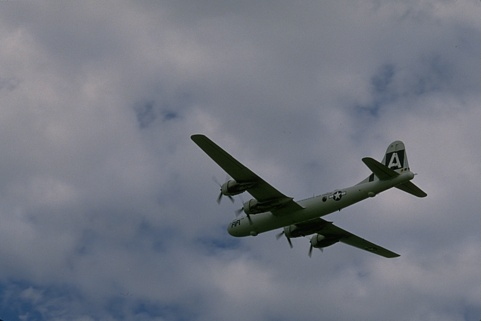
#> input picture 3096.jpg, 481 x 321 px
$ python phash.py
#> lines starting #> are read from the running program, lines starting #| are printed output that depends on the picture
#> further down, img is the input picture: shape (321, 481, 3); mean B, G, R 129.2, 118.4, 113.8
import cv2
import numpy as np
import phash
import os
import csv

def get_pHash(img):


    img_gray = cv2.cvtColor(img,cv2.COLOR_BGR2GRAY)
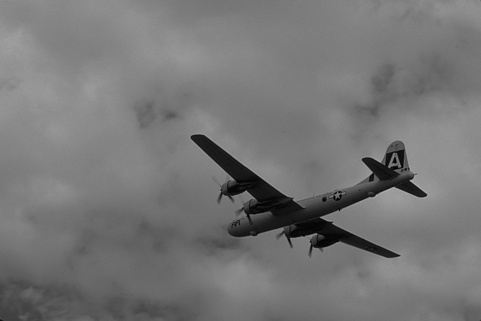
#> img_gray: shape (321, 481); min 1, max 177, mean 118.3
    img_resize = cv2.resize(img_gray,(32,32),interpolation=cv2.INTER_CUBIC)
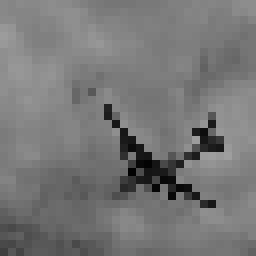
#> img_resize: shape (32, 32) (shown 8 times larger); min 0, max 158, mean 118.4


    h,w = img_resize.shape[:2]
#> h = 32; w = 32
    img_float = np.zeros((h,w),np.float32)
    img_float[:h,:w] = img_resize
    img_dct = cv2.dct(cv2.dct(img_float))
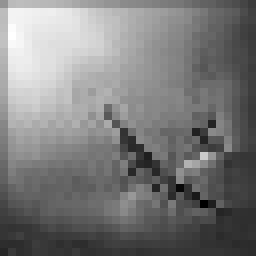
#> img_dct: shape (32, 32) float32 (shown 8 times larger); min -68.76, max 274.7, mean 96.8; drawn with min black and max white

    img_dct = cv2.resize(img_dct,(32,32),interpolation=cv2.INTER_CUBIC)

    num_list = img_dct[0:8,0:8].flatten()
#> num_list = 64 values, max 274.7 at index 33, min 130.4 at index 0, mean 231.8

    num_avg = sum(num_list)/len(num_list)
#> num_avg = 231.8
    bin_list = ['0' if i < num_avg else '1' for i in num_list]
#> bin_list = 64 items, first 6: '0', '0', '0', '0', '0', '0'
    return ''.join(bin_list)
    #return ''.join(['%x' % int(''.join(bin_list[x:x+4]),2) for x in range(0,64,4)])


def get_phash_int(img) -> int:
    return int(get_pHash(img),2)
if __name__ == '__main__':


    img = cv2.imread("./3096.jpg")
    print(int(get_pHash(img),2))
#| 35887507618692734

$ run again, with baboon.bmp saved as 3096.jpg
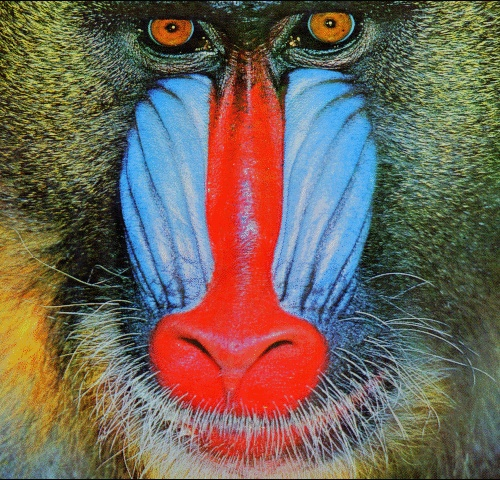
#> input picture baboon.bmp, 500 x 480 px
#> img is the input picture: shape (480, 500, 3); mean B, G, R 88.7, 100.4, 113.1
#> in get_pHash, `img_gray = cv2.cvtColor(img,cv2.COLOR_BGR2GRAY)`:
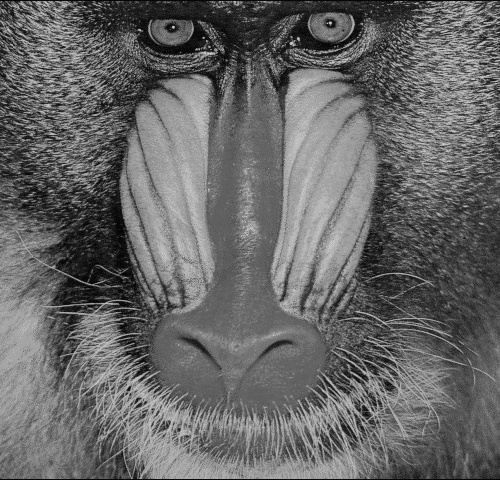
#> img_gray: shape (480, 500); min 0, max 207, mean 102.9
#> in get_pHash, `img_dct = cv2.dct(cv2.dct(img_float))`:
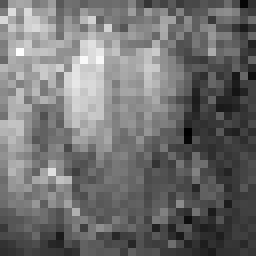
#> img_dct: shape (32, 32) float32 (shown 8 times larger); min -88.51, max 302.1, mean 83.7; drawn with min black and max white
#> num_list = 64 values, max 302.1 at index 50, min 44.03 at index 0, mean 163.2
#> num_avg = 163.2
#> bin_list = 64 items, first 6: '0', '0', '1', '0', '0', '0'
#| 2329166392579292744
